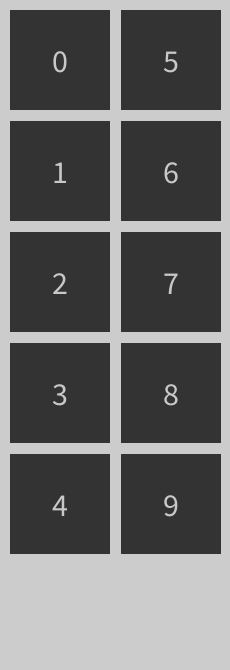
Frame 1 (no input)
Frame 60 (the mouse pressed at the canvas centre just before this capture): identical to frame 1, image omitted
Frame 120 (the mouse held since frame 60 and released just before this capture): identical to frame 1, image omitted

The Processing sketch that drew this single still picture (run headless with seeded random() and noise(); from frame 60 on, the mouse is pressed at the canvas centre):

// Processing sketch: Code_Breaker
// ── Code_Breaker.pde
Button[] codepad = new Button[10];
int size = 100, margin = 10;
IntList numberPool;
IntList guess;
IntList code;
void setup(){
  size(230,670);
  for (int i = 0; i < codepad.length; i++){
    int x = i/5;
    int y = i%5;
    codepad[i] = new Button(x+size*x+(x+1)*margin,y+size*y+(y+1)*margin,size,size);
  }
  reset();
}
void draw(){
  for (int i = 0; i < codepad.length; i++){
    codepad[i].show();
    int x = i/5;
    int y = i%5;
    fill(200);
    textSize(32);
    textAlign(CENTER,CENTER);
    text(i,(x+size*x+(x+1)*margin)+size/2,(y+size*y+(y+1)*margin)+size/2);
    if (codepad[i].pressed()){
      guess.appendUnique(i);
      guess.sort();
      //print(i);
      println(guess);
    }
    if (code.toString() == guess.toString()){
      println("ACCESS GRANTED");
    }else {
      println("ACCESS DENIED");

    }
  }
}

void numberPoolReset(){
  numberPool = new IntList();
  
 for (int i = 0; i < 10; i++){
   numberPool.set(i,i);
 }
}

void reset(){
    numberPoolReset();
    code = new IntList();
    for (int i = 0; i < 4; i++){
      numberPool.shuffle();
      code.set(i,numberPool.get(0));
      numberPool.remove(0);
    }
    code.sort();
    println(code);
    guess = new IntList();
}
// ── Button.pde
class Button{
  
  int xPos; int yPos; 
  int x; int y;
  
  int red; int green; int blue;
  int Pred; int Pgreen; int Pblue;
  
  boolean mouseDown = false;
  
  Button(int TxPos,int TyPos, int Tx, int Ty){
    xPos = TxPos;
    yPos = TyPos;
    x = Tx;
    y = Ty;
    Pred = 51;
    Pgreen = 51;
    Pblue = 51;
  }
  
  Button(int TxPos,int TyPos, int Tx, int Ty, color c){
    xPos = TxPos;
    yPos = TyPos;
    x = Tx;
    y = Ty;
    Pred = int(red(c));
    Pgreen = int(green(c));
    Pblue = int(blue(c));
  }
  
  void show(){
    noStroke();
    if (this.mouseOver()){
      if (Pred+50 < 255){
        red = Pred + 50;
      }else {
        red = Pred - 50;
      }
      if (Pgreen+50 < 255){
        green = Pgreen + 50;
      }else {
        green = Pgreen - 50;
      }
      if (Pblue+50 < 255){
        blue = Pblue + 50;
      }else {
        blue = Pblue - 50;
      }
    }
    else {
      red = Pred;
      green = Pgreen;
      blue = Pblue;
    }
    
    fill (red, green, blue);
    rect(xPos, yPos, x, y);
    
  }
  
  private void down(){
    if (mousePressed && !mouseDown
    && mouseX > xPos && mouseX < x + xPos
    && mouseY > yPos && mouseY < y + yPos){
      mouseDown = true;
    }
  }
  
  boolean pressed(){
    down();   
    if (!mousePressed && mouseDown
    && mouseX > xPos && mouseX < x + xPos
    && mouseY > yPos && mouseY < y + yPos){
      mouseDown = false;
      return true;
    }else{      
      return false;      
    }
  }
  
   boolean mouseOver(){
    if(mouseX > xPos && mouseX < x + xPos 
    && mouseY > yPos && mouseY < y + yPos){
      return true;
    }else{
      return false;
    }
  }
}
